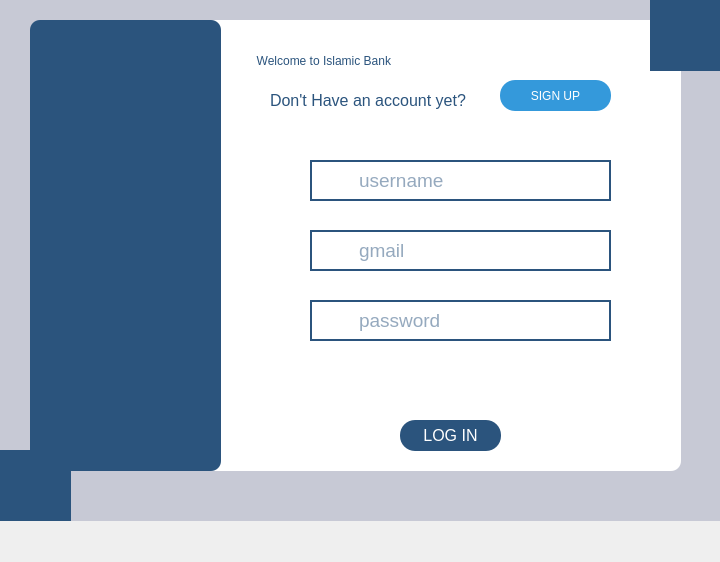
<?xml version="1.0" encoding="UTF-8"?>
<ui version="4.0">
 <class>MainWindowofBANK</class>
 <widget class="QMainWindow" name="MainWindowofBANK">
  <property name="geometry">
   <rect>
    <x>0</x>
    <y>0</y>
    <width>720</width>
    <height>562</height>
   </rect>
  </property>
  <property name="minimumSize">
   <size>
    <width>720</width>
    <height>562</height>
   </size>
  </property>
  <property name="windowTitle">
   <string>MainWindowofBANK</string>
  </property>
  <property name="styleSheet">
   <string notr="true">QLabel{
background-color:#2b547d;
}
QMessageBox QLabel {
    background-color: transparent; /* Makes text background transparent */
    color: black; /* Text color */
}</string>
  </property>
  <widget class="QWidget" name="centralwidget">
   <widget class="QLabel" name="label">
    <property name="geometry">
     <rect>
      <x>0</x>
      <y>0</y>
      <width>731</width>
      <height>521</height>
     </rect>
    </property>
    <property name="styleSheet">
     <string notr="true">QLabel{
background-color:rgb(199, 201, 213);
}</string>
    </property>
    <property name="text">
     <string/>
    </property>
   </widget>
   <widget class="QLabel" name="label_3">
    <property name="geometry">
     <rect>
      <x>650</x>
      <y>0</y>
      <width>81</width>
      <height>71</height>
     </rect>
    </property>
    <property name="styleSheet">
     <string notr="true">QLabel{
background-color:#2b547d;
}</string>
    </property>
    <property name="text">
     <string/>
    </property>
   </widget>
   <widget class="QLabel" name="label_4">
    <property name="geometry">
     <rect>
      <x>-10</x>
      <y>450</y>
      <width>81</width>
      <height>71</height>
     </rect>
    </property>
    <property name="styleSheet">
     <string notr="true">QLabel{
background-color:#2b547d;
}</string>
    </property>
    <property name="text">
     <string/>
    </property>
   </widget>
   <widget class="QLabel" name="label_2">
    <property name="geometry">
     <rect>
      <x>30</x>
      <y>20</y>
      <width>191</width>
      <height>451</height>
     </rect>
    </property>
    <property name="styleSheet">
     <string notr="true">border-radius:10px;</string>
    </property>
    <property name="text">
     <string/>
    </property>
   </widget>
   <widget class="QLabel" name="label_5">
    <property name="geometry">
     <rect>
      <x>180</x>
      <y>20</y>
      <width>501</width>
      <height>451</height>
     </rect>
    </property>
    <property name="styleSheet">
     <string notr="true">QLabel{
background-color:rgb(255, 255, 255);
border-radius:10px;
}</string>
    </property>
    <property name="text">
     <string/>
    </property>
   </widget>
   <widget class="QLabel" name="label_6">
    <property name="geometry">
     <rect>
      <x>250</x>
      <y>40</y>
      <width>371</width>
      <height>41</height>
     </rect>
    </property>
    <property name="styleSheet">
     <string notr="true">QLabel{
background-color:white;
font: 700 20pt &quot;Arial&quot;;
color:#2b547d;}</string>
    </property>
    <property name="text">
     <string>  Welcome to Islamic Bank</string>
    </property>
   </widget>
   <widget class="QLabel" name="label_7">
    <property name="geometry">
     <rect>
      <x>270</x>
      <y>90</y>
      <width>201</width>
      <height>21</height>
     </rect>
    </property>
    <property name="font">
     <font>
      <family>Arial</family>
      <pointsize>12</pointsize>
      <italic>false</italic>
      <bold>false</bold>
     </font>
    </property>
    <property name="styleSheet">
     <string notr="true">QLabel{
background-color:rgb(255, 255, 255);
	font: 12pt &quot;Arial&quot;;

color:#2b547d;}</string>
    </property>
    <property name="text">
     <string>Don't Have an account yet?</string>
    </property>
   </widget>
   <widget class="QPushButton" name="signup_btn">
    <property name="geometry">
     <rect>
      <x>500</x>
      <y>80</y>
      <width>111</width>
      <height>31</height>
     </rect>
    </property>
    <property name="font">
     <font>
      <family>Microsoft Sans Serif</family>
      <pointsize>9</pointsize>
      <italic>false</italic>
      <bold>false</bold>
     </font>
    </property>
    <property name="styleSheet">
     <string notr="true">QPushButton{
font: 9pt &quot;Microsoft Sans Serif&quot;;
background-color:#3499db;
color:white;
border-radius:15px;
padding:7px 14px;
}
QPushButton:hover{
background-color:rgb(41, 128, 185);
}
QPushButton:pressed{
background-color:rgb(31, 97, 141);
}</string>
    </property>
    <property name="text">
     <string>SIGN UP</string>
    </property>
   </widget>
   <widget class="QPushButton" name="login_btn">
    <property name="geometry">
     <rect>
      <x>400</x>
      <y>420</y>
      <width>101</width>
      <height>31</height>
     </rect>
    </property>
    <property name="font">
     <font>
      <family>Microsoft Sans Serif</family>
      <pointsize>12</pointsize>
      <italic>false</italic>
      <bold>false</bold>
     </font>
    </property>
    <property name="styleSheet">
     <string notr="true">QPushButton{
background-color:#2b547d;
color:white;
border-radius:15px;
padding:7px 14px;
}
QPushButton:hover{
background-color:rgb(41, 128, 185);
}
QPushButton:pressed{
background-color:rgb(31, 97, 141);
}</string>
    </property>
    <property name="text">
     <string>LOG IN</string>
    </property>
   </widget>
   <widget class="QLineEdit" name="username_input">
    <property name="geometry">
     <rect>
      <x>310</x>
      <y>160</y>
      <width>301</width>
      <height>41</height>
     </rect>
    </property>
    <property name="font">
     <font>
      <pointsize>14</pointsize>
     </font>
    </property>
    <property name="styleSheet">
     <string notr="true">QLineEdit{

background-color: rgb(255, 255, 255);
color:rgb(43, 84, 125);
border:2px solid rgb(43, 84, 125);
padding:5px;
padding-left:45px;
}
QLineEdit:hover{
border:2px solid rgb(29, 61, 92);
background-color:rgb(226, 230, 235);
}
QLineEdit:focus{
border:2px solid rgb(0, 0, 119);
background-color:white;
outline:none;
}</string>
    </property>
    <property name="text">
     <string/>
    </property>
    <property name="placeholderText">
     <string>username</string>
    </property>
   </widget>
   <widget class="QLineEdit" name="gmail_input">
    <property name="geometry">
     <rect>
      <x>310</x>
      <y>230</y>
      <width>301</width>
      <height>41</height>
     </rect>
    </property>
    <property name="font">
     <font>
      <pointsize>14</pointsize>
     </font>
    </property>
    <property name="styleSheet">
     <string notr="true">QLineEdit{

background-color: rgb(255, 255, 255);
color:rgb(43, 84, 125);
border:2px solid rgb(43, 84, 125);
padding:5px;
padding-left:45px;
}
QLineEdit:hover{
border:2px solid rgb(29, 61, 92);
background-color:rgb(226, 230, 235);
}
QLineEdit:focus{
border:2px solid rgb(0, 0, 119);
background-color:white;
outline:none;
}</string>
    </property>
    <property name="placeholderText">
     <string>gmail</string>
    </property>
   </widget>
   <widget class="QLineEdit" name="password_input">
    <property name="geometry">
     <rect>
      <x>310</x>
      <y>300</y>
      <width>301</width>
      <height>41</height>
     </rect>
    </property>
    <property name="font">
     <font>
      <pointsize>14</pointsize>
     </font>
    </property>
    <property name="styleSheet">
     <string notr="true">QLineEdit{

background-color: rgb(255, 255, 255);
color:rgb(43, 84, 125);
border:2px solid rgb(43, 84, 125);
padding:5px;
padding-left:45px;
}
QLineEdit:hover{
border:2px solid rgb(29, 61, 92);
background-color:rgb(226, 230, 235);
}
QLineEdit:focus{
border:2px solid rgb(0, 0, 119);
background-color:white;
outline:none;
}</string>
    </property>
    <property name="echoMode">
     <enum>QLineEdit::EchoMode::Password</enum>
    </property>
    <property name="placeholderText">
     <string>password</string>
    </property>
   </widget>
   <widget class="QLabel" name="label_11">
    <property name="enabled">
     <bool>true</bool>
    </property>
    <property name="geometry">
     <rect>
      <x>40</x>
      <y>160</y>
      <width>171</width>
      <height>121</height>
     </rect>
    </property>
    <property name="text">
     <string/>
    </property>
    <property name="pixmap">
     <pixmap resource="images.qrc">:/new/prefix1/images/wmremove-transformed.png</pixmap>
    </property>
    <property name="scaledContents">
     <bool>true</bool>
    </property>
   </widget>
   <widget class="QLabel" name="label_12">
    <property name="geometry">
     <rect>
      <x>10</x>
      <y>460</y>
      <width>51</width>
      <height>51</height>
     </rect>
    </property>
    <property name="text">
     <string/>
    </property>
    <property name="pixmap">
     <pixmap resource="images.qrc">:/new/prefix1/images/wmremove-transformed.png</pixmap>
    </property>
    <property name="scaledContents">
     <bool>true</bool>
    </property>
   </widget>
   <widget class="QLabel" name="label_13">
    <property name="geometry">
     <rect>
      <x>660</x>
      <y>10</y>
      <width>51</width>
      <height>51</height>
     </rect>
    </property>
    <property name="text">
     <string/>
    </property>
    <property name="pixmap">
     <pixmap resource="images.qrc">:/new/prefix1/images/wmremove-transformed.png</pixmap>
    </property>
    <property name="scaledContents">
     <bool>true</bool>
    </property>
   </widget>
   <widget class="QLabel" name="label_8">
    <property name="geometry">
     <rect>
      <x>270</x>
      <y>310</y>
      <width>31</width>
      <height>31</height>
     </rect>
    </property>
    <property name="styleSheet">
     <string notr="true">QLabel{
	background-color: none;
}</string>
    </property>
    <property name="text">
     <string/>
    </property>
    <property name="pixmap">
     <pixmap resource="images.qrc">:/new/prefix1/images/padlock.png</pixmap>
    </property>
    <property name="scaledContents">
     <bool>true</bool>
    </property>
   </widget>
   <widget class="QLabel" name="label_9">
    <property name="geometry">
     <rect>
      <x>270</x>
      <y>170</y>
      <width>31</width>
      <height>31</height>
     </rect>
    </property>
    <property name="styleSheet">
     <string notr="true">QLabel{
	background-color: none;
}</string>
    </property>
    <property name="text">
     <string/>
    </property>
    <property name="pixmap">
     <pixmap resource="images.qrc">:/new/prefix1/images/profile.png</pixmap>
    </property>
    <property name="scaledContents">
     <bool>true</bool>
    </property>
   </widget>
   <widget class="QLabel" name="label_10">
    <property name="geometry">
     <rect>
      <x>270</x>
      <y>240</y>
      <width>31</width>
      <height>31</height>
     </rect>
    </property>
    <property name="styleSheet">
     <string notr="true">QLabel{
	background-color: none;
}</string>
    </property>
    <property name="text">
     <string/>
    </property>
    <property name="pixmap">
     <pixmap resource="images.qrc">:/new/prefix1/images/mail.png</pixmap>
    </property>
    <property name="scaledContents">
     <bool>true</bool>
    </property>
   </widget>
   <zorder>label</zorder>
   <zorder>label_4</zorder>
   <zorder>label_5</zorder>
   <zorder>label_2</zorder>
   <zorder>label_3</zorder>
   <zorder>label_10</zorder>
   <zorder>label_11</zorder>
   <zorder>gmail_input</zorder>
   <zorder>label_12</zorder>
   <zorder>label_6</zorder>
   <zorder>label_7</zorder>
   <zorder>label_8</zorder>
   <zorder>label_9</zorder>
   <zorder>login_btn</zorder>
   <zorder>password_input</zorder>
   <zorder>signup_btn</zorder>
   <zorder>username_input</zorder>
   <zorder>label_13</zorder>
  </widget>
  <widget class="QMenuBar" name="menubar">
   <property name="enabled">
    <bool>false</bool>
   </property>
   <property name="geometry">
    <rect>
     <x>0</x>
     <y>0</y>
     <width>720</width>
     <height>17</height>
    </rect>
   </property>
  </widget>
  <widget class="QStatusBar" name="statusbar">
   <property name="enabled">
    <bool>false</bool>
   </property>
   <property name="sizePolicy">
    <sizepolicy hsizetype="MinimumExpanding" vsizetype="MinimumExpanding">
     <horstretch>0</horstretch>
     <verstretch>0</verstretch>
    </sizepolicy>
   </property>
   <property name="maximumSize">
    <size>
     <width>0</width>
     <height>16777215</height>
    </size>
   </property>
   <property name="acceptDrops">
    <bool>true</bool>
   </property>
  </widget>
 </widget>
 <resources>
  <include location="images.qrc"/>
 </resources>
 <connections/>
</ui>
